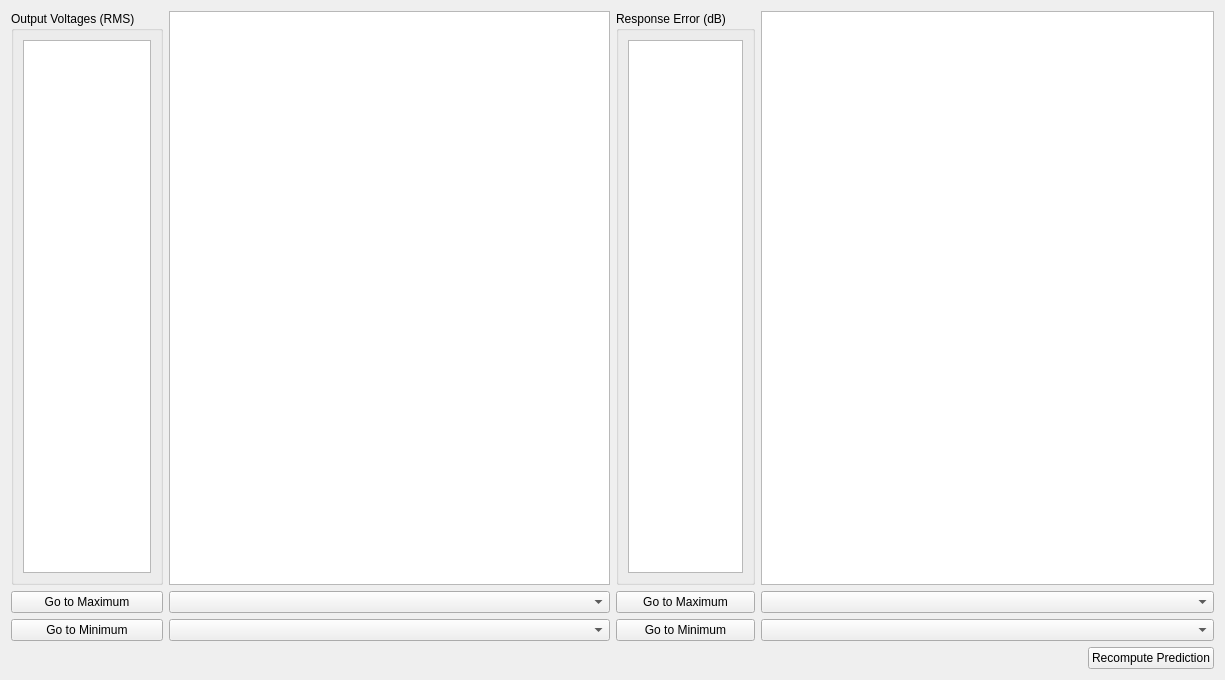
<?xml version="1.0" encoding="UTF-8"?>
<ui version="4.0">
 <class>Form</class>
 <widget class="QWidget" name="Form">
  <property name="geometry">
   <rect>
    <x>0</x>
    <y>0</y>
    <width>1225</width>
    <height>680</height>
   </rect>
  </property>
  <property name="windowTitle">
   <string>Form</string>
  </property>
  <layout class="QVBoxLayout" name="verticalLayout">
   <item>
    <layout class="QHBoxLayout" name="prediction_layout">
     <item>
      <layout class="QGridLayout" name="excitation_prediction_layout">
       <item row="2" column="1">
        <widget class="QComboBox" name="excitation_column_selector">
         <property name="toolTip">
          <string>&lt;html&gt;&lt;head/&gt;&lt;body&gt;&lt;p&gt;&lt;span style=&quot; font-weight:600;&quot;&gt;Excitation CPSD Column Channel&lt;/span&gt;&lt;/p&gt;&lt;p&gt;Select the column of the excitation CPSD matrix to visualize&lt;/p&gt;&lt;/body&gt;&lt;/html&gt;</string>
         </property>
        </widget>
       </item>
       <item row="0" column="1">
        <widget class="PlotWidget" name="excitation_display_plot">
         <property name="sizePolicy">
          <sizepolicy hsizetype="Expanding" vsizetype="Expanding">
           <horstretch>1</horstretch>
           <verstretch>0</verstretch>
          </sizepolicy>
         </property>
         <property name="toolTip">
          <string>&lt;html&gt;&lt;head/&gt;&lt;body&gt;&lt;p&gt;&lt;span style=&quot; font-weight:600;&quot;&gt;Excitation Display Plot&lt;/span&gt;&lt;/p&gt;&lt;p&gt;Shows the specified portion of the CPSD matrix.  If an off-diagonal term is selected, both real and imaginary parts will be plotted.&lt;/p&gt;&lt;/body&gt;&lt;/html&gt;</string>
         </property>
        </widget>
       </item>
       <item row="0" column="0">
        <widget class="QGroupBox" name="excitation_voltage_groupbox">
         <property name="title">
          <string>Output Voltages (RMS)</string>
         </property>
         <layout class="QVBoxLayout" name="verticalLayout_70">
          <item>
           <widget class="QListWidget" name="excitation_voltage_list">
            <property name="sizePolicy">
             <sizepolicy hsizetype="Minimum" vsizetype="Minimum">
              <horstretch>0</horstretch>
              <verstretch>0</verstretch>
             </sizepolicy>
            </property>
            <property name="minimumSize">
             <size>
              <width>0</width>
              <height>0</height>
             </size>
            </property>
            <property name="toolTip">
             <string>&lt;html&gt;&lt;head/&gt;&lt;body&gt;&lt;p&gt;&lt;span style=&quot; font-weight:600;&quot;&gt;Output Voltage (RMS)&lt;/span&gt;&lt;/p&gt;&lt;p&gt;RMS Voltage predicted for each excitation channel&lt;/p&gt;&lt;/body&gt;&lt;/html&gt;</string>
            </property>
            <property name="sizeAdjustPolicy">
             <enum>QAbstractScrollArea::AdjustToContents</enum>
            </property>
           </widget>
          </item>
         </layout>
        </widget>
       </item>
       <item row="1" column="1">
        <widget class="QComboBox" name="excitation_row_selector">
         <property name="toolTip">
          <string>&lt;html&gt;&lt;head/&gt;&lt;body&gt;&lt;p&gt;&lt;span style=&quot; font-weight:600;&quot;&gt;Excitation CPSD Row Channel&lt;/span&gt;&lt;/p&gt;&lt;p&gt;Select the row of the excitation CPSD matrix to visualize&lt;/p&gt;&lt;/body&gt;&lt;/html&gt;</string>
         </property>
        </widget>
       </item>
       <item row="2" column="0">
        <widget class="QPushButton" name="minimum_voltage_button">
         <property name="toolTip">
          <string>&lt;html&gt;&lt;head/&gt;&lt;body&gt;&lt;p&gt;&lt;span style=&quot; font-weight:600;&quot;&gt;Go to Minimum Excitation&lt;/span&gt;&lt;/p&gt;&lt;p&gt;Shows the excitation channel with the smallest voltage&lt;/p&gt;&lt;/body&gt;&lt;/html&gt;</string>
         </property>
         <property name="text">
          <string>Go to Minimum</string>
         </property>
        </widget>
       </item>
       <item row="1" column="0">
        <widget class="QPushButton" name="maximum_voltage_button">
         <property name="toolTip">
          <string>&lt;html&gt;&lt;head/&gt;&lt;body&gt;&lt;p&gt;&lt;span style=&quot; font-weight:600;&quot;&gt;Go to Maximum Excitation&lt;/span&gt;&lt;/p&gt;&lt;p&gt;Shows the excitation channel with the largest voltage&lt;/p&gt;&lt;/body&gt;&lt;/html&gt;</string>
         </property>
         <property name="text">
          <string>Go to Maximum</string>
         </property>
        </widget>
       </item>
      </layout>
     </item>
     <item>
      <layout class="QGridLayout" name="response_prediction_layout">
       <item row="0" column="0">
        <widget class="QGroupBox" name="response_error_groupbox">
         <property name="title">
          <string>Response Error (dB)</string>
         </property>
         <layout class="QVBoxLayout" name="verticalLayout_71">
          <item>
           <widget class="QListWidget" name="response_error_list">
            <property name="sizePolicy">
             <sizepolicy hsizetype="Minimum" vsizetype="Minimum">
              <horstretch>0</horstretch>
              <verstretch>0</verstretch>
             </sizepolicy>
            </property>
            <property name="toolTip">
             <string>&lt;html&gt;&lt;head/&gt;&lt;body&gt;&lt;p&gt;&lt;span style=&quot; font-weight:600;&quot;&gt;Response Error (dB)&lt;/span&gt;&lt;/p&gt;&lt;p&gt;RMS dB error predicted at each control channel.  Channels will be highlighted yellow if they hit a warning limit and red if they hit an abort limit.  Double clicking on an item will show its response prediction.&lt;/p&gt;&lt;/body&gt;&lt;/html&gt;</string>
            </property>
            <property name="sizeAdjustPolicy">
             <enum>QAbstractScrollArea::AdjustToContents</enum>
            </property>
           </widget>
          </item>
         </layout>
        </widget>
       </item>
       <item row="2" column="1">
        <widget class="QComboBox" name="response_column_selector">
         <property name="toolTip">
          <string>&lt;html&gt;&lt;head/&gt;&lt;body&gt;&lt;p&gt;&lt;span style=&quot; font-weight:600;&quot;&gt;Response CPSD Column Channel&lt;/span&gt;&lt;/p&gt;&lt;p&gt;Select the column of the response CPSD matrix to visualize&lt;/p&gt;&lt;/body&gt;&lt;/html&gt;</string>
         </property>
        </widget>
       </item>
       <item row="0" column="1">
        <widget class="PlotWidget" name="response_display_plot">
         <property name="sizePolicy">
          <sizepolicy hsizetype="Expanding" vsizetype="Expanding">
           <horstretch>1</horstretch>
           <verstretch>0</verstretch>
          </sizepolicy>
         </property>
         <property name="toolTip">
          <string>&lt;html&gt;&lt;head/&gt;&lt;body&gt;&lt;p&gt;&lt;span style=&quot; font-weight:600;&quot;&gt;Response Prediction Display Plot&lt;/span&gt;&lt;/p&gt;&lt;p&gt;Shows the specified portion of the response CPSD matrix predicted using the computed excitation CPSD and system identification information compared to the specification.  If an off-diagonal term is selected, both real and imaginary parts will be plotted.&lt;/p&gt;&lt;/body&gt;&lt;/html&gt;</string>
         </property>
        </widget>
       </item>
       <item row="2" column="0">
        <widget class="QPushButton" name="minimum_error_button">
         <property name="toolTip">
          <string>&lt;html&gt;&lt;head/&gt;&lt;body&gt;&lt;p&gt;&lt;span style=&quot; font-weight:600;&quot;&gt;Go to Minimum Response Error&lt;/span&gt;&lt;/p&gt;&lt;p&gt;Show the control channel prediction with the smallest predicted error&lt;/p&gt;&lt;/body&gt;&lt;/html&gt;</string>
         </property>
         <property name="text">
          <string>Go to Minimum</string>
         </property>
        </widget>
       </item>
       <item row="1" column="0">
        <widget class="QPushButton" name="maximum_error_button">
         <property name="toolTip">
          <string>&lt;html&gt;&lt;head/&gt;&lt;body&gt;&lt;p&gt;&lt;span style=&quot; font-weight:600;&quot;&gt;Go to Maximum Response Error&lt;/span&gt;&lt;/p&gt;&lt;p&gt;Show the control channel prediction with the largest predicted error&lt;/p&gt;&lt;/body&gt;&lt;/html&gt;</string>
         </property>
         <property name="text">
          <string>Go to Maximum</string>
         </property>
        </widget>
       </item>
       <item row="1" column="1">
        <widget class="QComboBox" name="response_row_selector">
         <property name="toolTip">
          <string>&lt;html&gt;&lt;head/&gt;&lt;body&gt;&lt;p&gt;&lt;span style=&quot; font-weight:600;&quot;&gt;Response CPSD Row Channel&lt;/span&gt;&lt;/p&gt;&lt;p&gt;Select the row of the response CPSD matrix to visualize&lt;/p&gt;&lt;/body&gt;&lt;/html&gt;</string>
         </property>
        </widget>
       </item>
      </layout>
     </item>
    </layout>
   </item>
   <item>
    <layout class="QHBoxLayout" name="recompute_prediction_layout">
     <item>
      <spacer name="recompute_prediction_spacer">
       <property name="orientation">
        <enum>Qt::Horizontal</enum>
       </property>
       <property name="sizeHint" stdset="0">
        <size>
         <width>40</width>
         <height>20</height>
        </size>
       </property>
      </spacer>
     </item>
     <item>
      <widget class="QPushButton" name="recompute_prediction_button">
       <property name="toolTip">
        <string>&lt;html&gt;&lt;head/&gt;&lt;body&gt;&lt;p&gt;&lt;span style=&quot; font-weight:600;&quot;&gt;Recompute Prediction&lt;/span&gt;&lt;/p&gt;&lt;p&gt;Click to recompute the prediction by running the control law again.&lt;/p&gt;&lt;/body&gt;&lt;/html&gt;</string>
       </property>
       <property name="text">
        <string>Recompute Prediction</string>
       </property>
      </widget>
     </item>
    </layout>
   </item>
  </layout>
 </widget>
 <customwidgets>
  <customwidget>
   <class>PlotWidget</class>
   <extends>QGraphicsView</extends>
   <header location="global">pyqtgraph</header>
  </customwidget>
 </customwidgets>
 <resources/>
 <connections/>
</ui>
